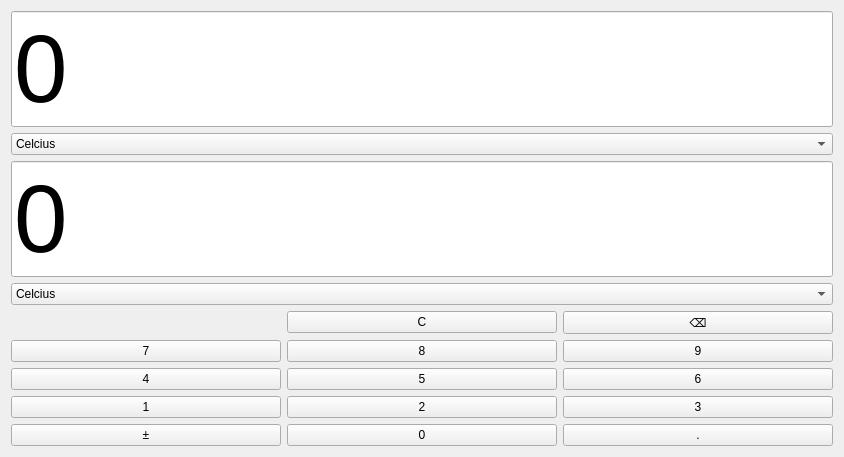
      <widget class="QWidget" name="page_temperature">
       <layout class="QVBoxLayout" name="verticalLayout_2">
        <item>
         <widget class="QLineEdit" name="fromTempText">
          <property name="sizePolicy">
           <sizepolicy hsizetype="Expanding" vsizetype="Expanding">
            <horstretch>0</horstretch>
            <verstretch>0</verstretch>
           </sizepolicy>
          </property>
          <property name="font">
           <font>
            <pointsize>72</pointsize>
           </font>
          </property>
          <property name="text">
           <string>0</string>
          </property>
          <property name="alignment">
           <set>Qt::AlignmentFlag::AlignLeading|Qt::AlignmentFlag::AlignLeft|Qt::AlignmentFlag::AlignVCenter</set>
          </property>
         </widget>
        </item>
        <item>
         <widget class="QComboBox" name="fromTemp">
          <item>
           <property name="text">
            <string>Celcius</string>
           </property>
          </item>
          <item>
           <property name="text">
            <string>Fahrenheit</string>
           </property>
          </item>
          <item>
           <property name="text">
            <string>Kelvin</string>
           </property>
          </item>
         </widget>
        </item>
        <item>
         <widget class="QLineEdit" name="toTempText">
          <property name="sizePolicy">
           <sizepolicy hsizetype="Expanding" vsizetype="Expanding">
            <horstretch>0</horstretch>
            <verstretch>0</verstretch>
           </sizepolicy>
          </property>
          <property name="font">
           <font>
            <pointsize>72</pointsize>
           </font>
          </property>
          <property name="text">
           <string>0</string>
          </property>
          <property name="readOnly">
           <bool>true</bool>
          </property>
         </widget>
        </item>
        <item>
         <widget class="QComboBox" name="toTemp">
          <item>
           <property name="text">
            <string>Celcius</string>
           </property>
          </item>
          <item>
           <property name="text">
            <string>Fahrenheit</string>
           </property>
          </item>
          <item>
           <property name="text">
            <string>Kelvin</string>
           </property>
          </item>
         </widget>
        </item>
        <item>
         <layout class="QGridLayout" name="gridLayout_3">
          <item row="3" column="0">
           <widget class="QPushButton" name="btn_temp1">
            <property name="text">
             <string>1</string>
            </property>
           </widget>
          </item>
          <item row="2" column="1">
           <widget class="QPushButton" name="btn_temp5">
            <property name="text">
             <string>5</string>
            </property>
           </widget>
          </item>
          <item row="1" column="1">
           <widget class="QPushButton" name="btn_temp8">
            <property name="text">
             <string>8</string>
            </property>
           </widget>
          </item>
          <item row="3" column="2">
           <widget class="QPushButton" name="btn_temp3">
            <property name="text">
             <string>3</string>
            </property>
           </widget>
          </item>
          <item row="0" column="1">
           <widget class="QPushButton" name="btn_tempClear">
            <property name="text">
             <string>C</string>
            </property>
           </widget>
          </item>
          <item row="2" column="0">
           <widget class="QPushButton" name="btn_temp4">
            <property name="text">
             <string>4</string>
            </property>
           </widget>
          </item>
          <item row="1" column="2">
           <widget class="QPushButton" name="btn_temp9">
            <property name="text">
             <string>9</string>
            </property>
           </widget>
          </item>
          <item row="1" column="0">
           <widget class="QPushButton" name="btn_temp7">
            <property name="text">
             <string>7</string>
            </property>
           </widget>
          </item>
          <item row="3" column="1">
           <widget class="QPushButton" name="btn_temp2">
            <property name="text">
             <string>2</string>
            </property>
           </widget>
          </item>
          <item row="0" column="2">
           <widget class="QPushButton" name="btn_tempDelete">
            <property name="text">
             <string>⌫</string>
            </property>
           </widget>
          </item>
          <item row="2" column="2">
           <widget class="QPushButton" name="btn_temp6">
            <property name="text">
             <string>6</string>
            </property>
           </widget>
          </item>
          <item row="4" column="1">
           <widget class="QPushButton" name="btn_temp0">
            <property name="text">
             <string>0</string>
            </property>
           </widget>
          </item>
          <item row="4" column="0">
           <widget class="QPushButton" name="btn_tempChangeSign">
            <property name="text">
             <string>±</string>
            </property>
           </widget>
          </item>
          <item row="4" column="2">
           <widget class="QPushButton" name="btn_tempDot">
            <property name="text">
             <string>.</string>
            </property>
           </widget>
          </item>
         </layout>
        </item>
       </layout>
      </widget>
